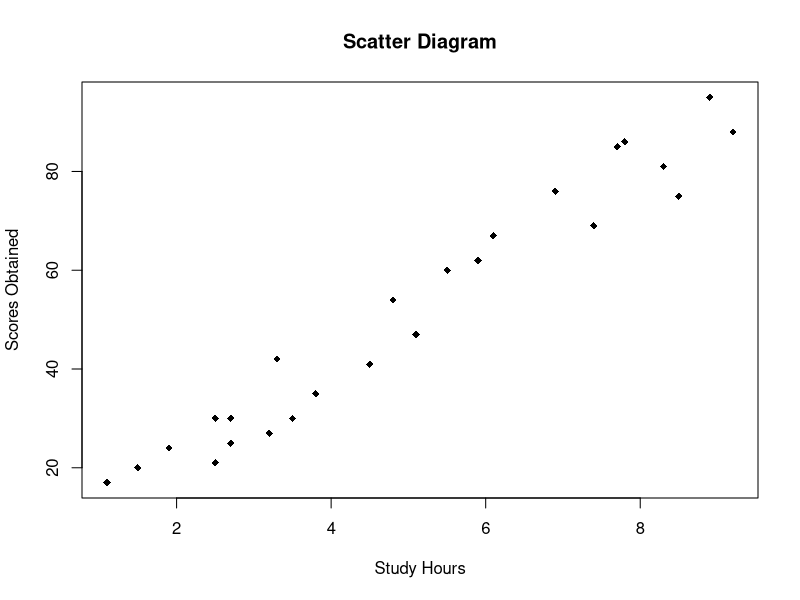
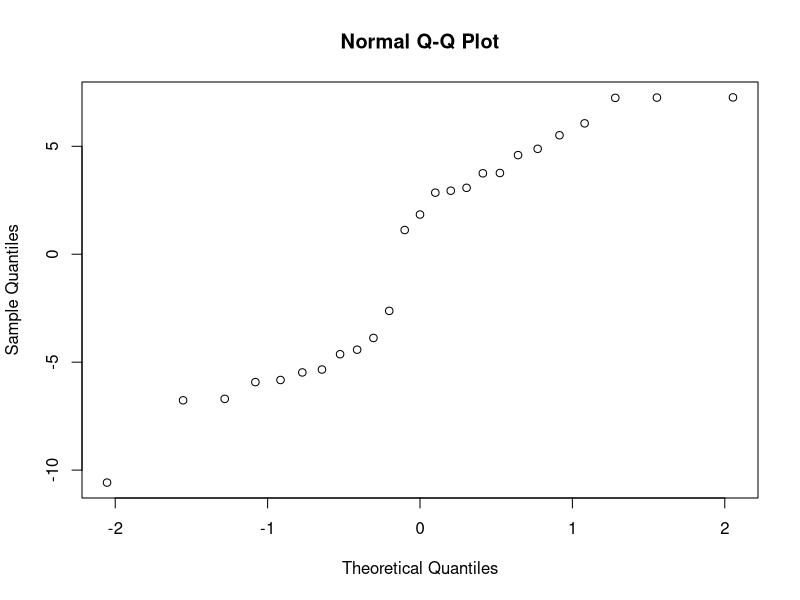
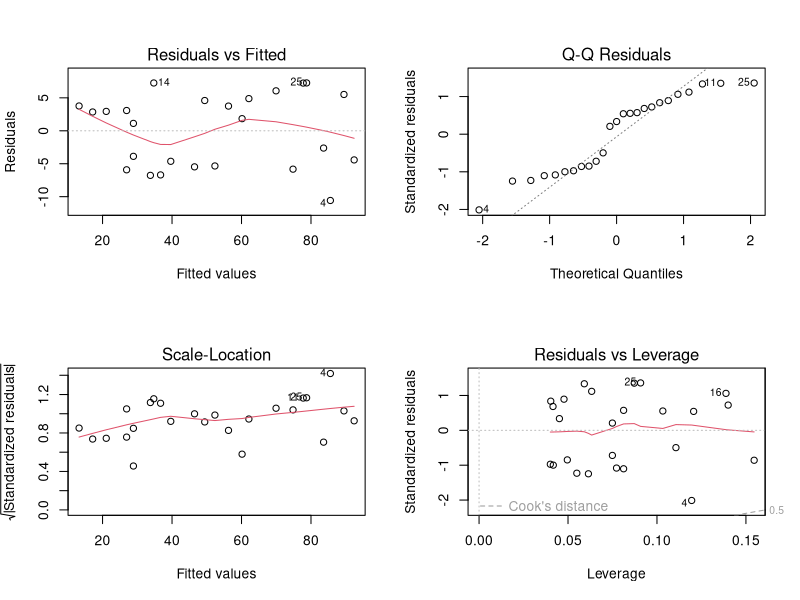

Generate these figures, in order, with R:
## ---- chunk 1
x=c(2.5,5.1,3.2,8.5,3.5,1.5,9.2,5.5,8.3,2.7,7.7,5.9,4.5,3.3,1.1,8.9,2.5,1.9,6.1,7.4,2.7,4.8,3.8,6.9,7.8)
y=c(21,47,27,75,30,20,88,60,81,25,85,62,41,42,17,95,30,24,67,69,30,54,35,76,86)
n=25
p=2
## ---- chunk 2
plot(x,y,pch=18,xlab = "Study Hours",ylab="Scores Obtained",main = "Scatter Diagram")
r=cor(x,y)
r               #since |r|> 0.8 there is a strong positive correlation in between x and y
cor.test(x,y,method="pearson",alt="two.sided")
2*pt(3.818,8,lower.tail = F)   # To get a P-value
## ---- chunk 3
fit=lm(y~x)
fit
B0_hat=2.483673
B1_hat=9.775803
y_hat=B0_hat+B1_hat*x   #fitted simple linear regression 
summary(fit) 
glm(y~x,family = gaussian)
aov(fit)
## ---- chunk 4
14624.172/(14624.172+722.068)*100
#The model explains 95.29482 % of the variability in the dependent variable by the independent variable
## ---- chunk 5
res=(y-y_hat)
qqnorm(res)
par(mfrow=c(2,2))
plot(fit)
fit$fitted
fit$residuals
fit$coefficient
e1=fit$fitted.values
shapiro.test(e1)
## ---- chunk 6
y_est=2.483673+9.775803*9.25  
y_est 
